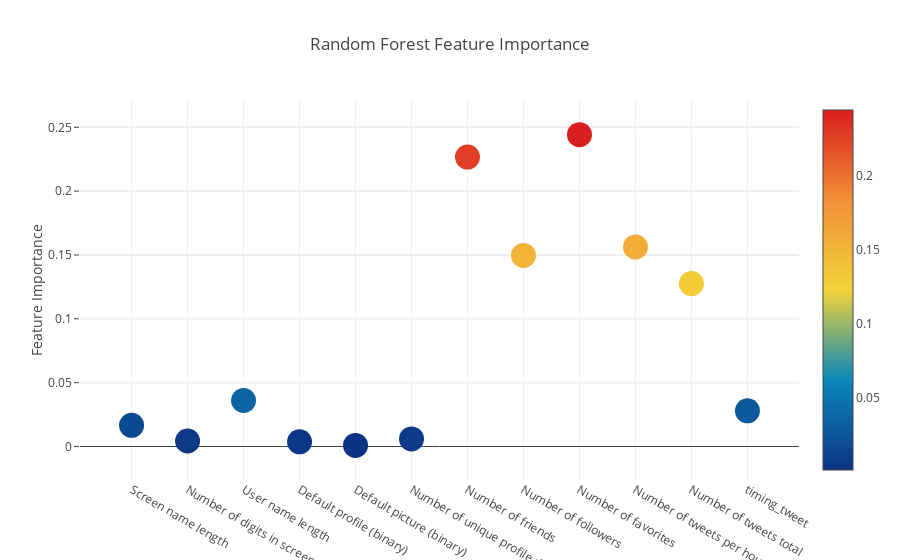
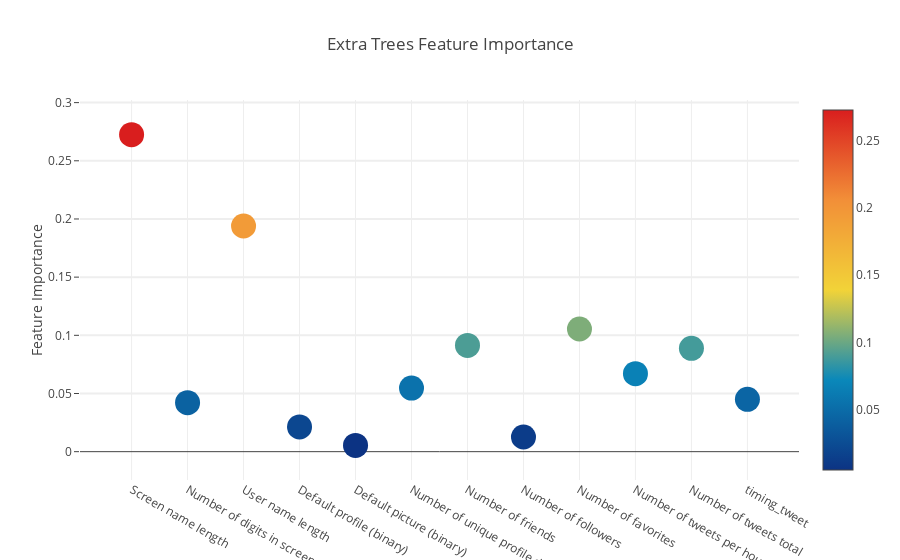
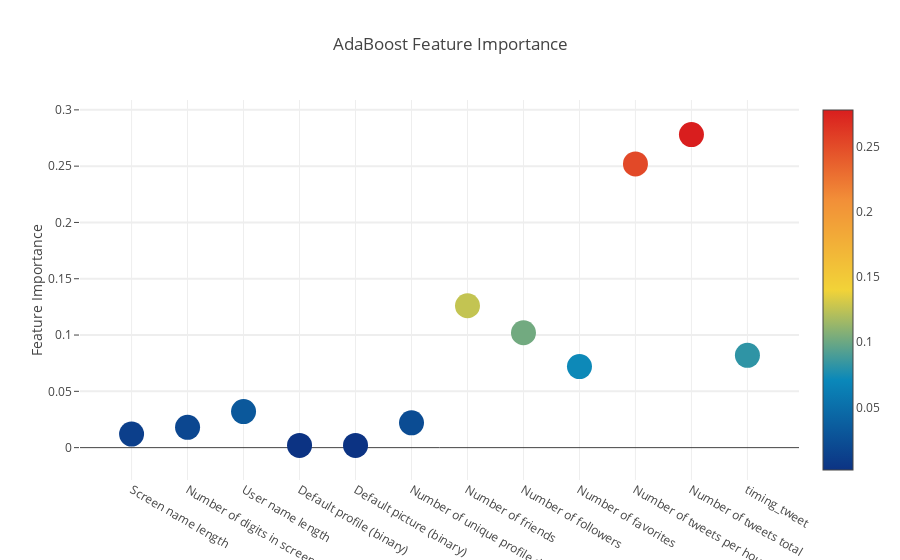
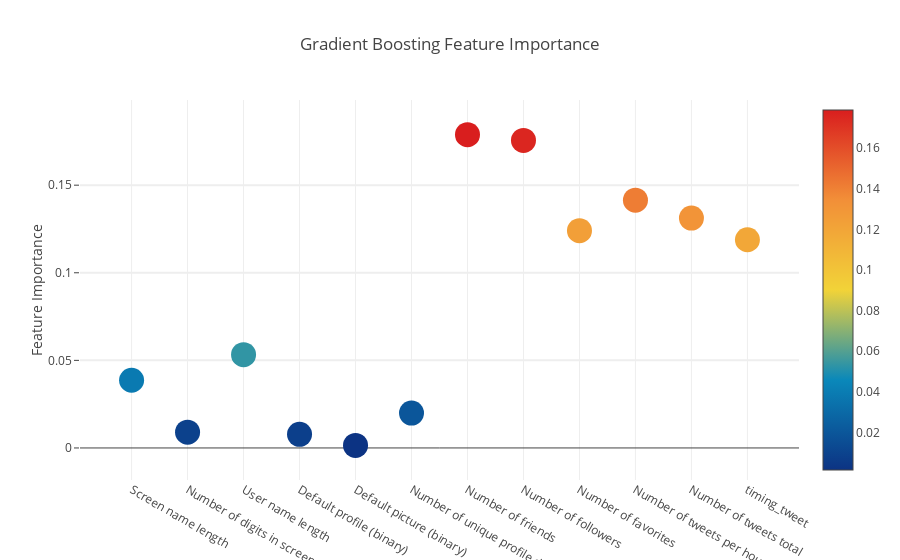

Notebook source saved alongside these figures, in order:
### Code cell
# Scatter plot 
trace = go.Scatter(
    y = feature_dataframe['Random Forest feature importances'].values,
    x = feature_dataframe['features'].values,
    mode='markers',
    marker=dict(
        sizemode = 'diameter',
        sizeref = 1,
        size = 25,
#       size= feature_dataframe['AdaBoost feature importances'].values,
        #color = np.random.randn(500), #set color equal to a variable
        color = feature_dataframe['Random Forest feature importances'].values,
        colorscale='Portland',
        showscale=True
    ),
    text = feature_dataframe['features'].values
)
data = [trace]


layout= go.Layout(
    autosize= True,
    title= 'Random Forest Feature Importance',
    hovermode= 'closest',
#     xaxis= dict(
#         title= 'Pop',
#         ticklen= 5,
#         zeroline= False,
#         gridwidth= 2,
#     ),
    yaxis=dict(
        title= 'Feature Importance',
        ticklen= 5,
        gridwidth= 2
    ),
    showlegend= False
)
fig = go.Figure(data=data, layout=layout)
py.iplot(fig,filename='scatter2010')

# Scatter plot 
trace = go.Scatter(
    y = feature_dataframe['Extra Trees  feature importances'].values,
    x = feature_dataframe['features'].values,
    mode='markers',
    marker=dict(
        sizemode = 'diameter',
        sizeref = 1,
        size = 25,
#       size= feature_dataframe['AdaBoost feature importances'].values,
        #color = np.random.randn(500), #set color equal to a variable
        color = feature_dataframe['Extra Trees  feature importances'].values,
        colorscale='Portland',
        showscale=True
    ),
    text = feature_dataframe['features'].values
)
data = [trace]

layout= go.Layout(
    autosize= True,
    title= 'Extra Trees Feature Importance',
    hovermode= 'closest',
#     xaxis= dict(
#         title= 'Pop',
#         ticklen= 5,
#         zeroline= False,
#         gridwidth= 2,
#     ),
    yaxis=dict(
        title= 'Feature Importance',
        ticklen= 5,
        gridwidth= 2
    ),
    showlegend= False
)
fig = go.Figure(data=data, layout=layout)
py.iplot(fig,filename='scatter2010')

# Scatter plot 
trace = go.Scatter(
    y = feature_dataframe['AdaBoost feature importances'].values,
    x = feature_dataframe['features'].values,
    mode='markers',
    marker=dict(
        sizemode = 'diameter',
        sizeref = 1,
        size = 25,
#       size= feature_dataframe['AdaBoost feature importances'].values,
        #color = np.random.randn(500), #set color equal to a variable
        color = feature_dataframe['AdaBoost feature importances'].values,
        colorscale='Portland',
        showscale=True
    ),
    text = feature_dataframe['features'].values
)
data = [trace]

layout= go.Layout(
    autosize= True,
    title= 'AdaBoost Feature Importance',
    hovermode= 'closest',
#     xaxis= dict(
#         title= 'Pop',
#         ticklen= 5,
#         zeroline= False,
#         gridwidth= 2,
#     ),
    yaxis=dict(
        title= 'Feature Importance',
        ticklen= 5,
        gridwidth= 2
    ),
    showlegend= False
)
fig = go.Figure(data=data, layout=layout)
py.iplot(fig,filename='scatter2010')

# Scatter plot 
trace = go.Scatter(
    y = feature_dataframe['Gradient Boost feature importances'].values,
    x = feature_dataframe['features'].values,
    mode='markers',
    marker=dict(
        sizemode = 'diameter',
        sizeref = 1,
        size = 25,
#       size= feature_dataframe['AdaBoost feature importances'].values,
        #color = np.random.randn(500), #set color equal to a variable
        color = feature_dataframe['Gradient Boost feature importances'].values,
        colorscale='Portland',
        showscale=True
    ),
    text = feature_dataframe['features'].values
)
data = [trace]

layout= go.Layout(
    autosize= True,
    title= 'Gradient Boosting Feature Importance',
    hovermode= 'closest',
#     xaxis= dict(
#         title= 'Pop',
#         ticklen= 5,
#         zeroline= False,
#         gridwidth= 2,
#     ),
    yaxis=dict(
        title= 'Feature Importance',
        ticklen= 5,
        gridwidth= 2
    ),
    showlegend= False
)
fig = go.Figure(data=data, layout=layout)
py.iplot(fig,filename='scatter2010')

### Figure 1 — Plotly figure (JSON) as saved in the notebook; plotly's stock layout.template omitted (floating-point values rounded to 4 significant figures)
{"data": [{"marker": {"color": [0.01657, 0.004344, 0.03601, 0.00367, 0.00089, 0.005974, 0.2267, 0.1497, 0.2443, 0.1563, 0.1276, 0.02795], "colorscale": "Portland", "showscale": true, "size": 25, "sizemode": "diameter", "sizeref": 1}, "mode": "markers", "text": ["Screen name length", "Number of digits in screen name", "User name length", "Default profile (binary)", "Default picture (binary)", "Number of unique profile descriptions", "Number of friends", "Number of followers", "Number of favorites", "Number of tweets per hour", "Number of tweets total", "timing_tweet"], "type": "scatter", "uid": "8e258d6a-5ae6-441a-aa8b-1c94f4bf50d5", "x": ["Screen name length", "Number of digits in screen name", "User name length", "Default profile (binary)", "Default picture (binary)", "Number of unique profile descriptions", "Number of friends", "Number of followers", "Number of favorites", "Number of tweets per hour", "Number of tweets total", "timing_tweet"], "y": [0.01657, 0.004344, 0.03601, 0.00367, 0.00089, 0.005974, 0.2267, 0.1497, 0.2443, 0.1563, 0.1276, 0.02795]}], "layout": {"autosize": true, "hovermode": "closest", "showlegend": false, "title": "Random Forest Feature Importance", "yaxis": {"gridwidth": 2, "ticklen": 5, "title": "Feature Importance"}}}

### Figure 2 — Plotly figure (JSON) as saved in the notebook; plotly's stock layout.template omitted (floating-point values rounded to 4 significant figures)
{"data": [{"marker": {"color": [0.2725, 0.0421, 0.1939, 0.02126, 0.005412, 0.05464, 0.0913, 0.01259, 0.1054, 0.06703, 0.08882, 0.04498], "colorscale": "Portland", "showscale": true, "size": 25, "sizemode": "diameter", "sizeref": 1}, "mode": "markers", "text": ["Screen name length", "Number of digits in screen name", "User name length", "Default profile (binary)", "Default picture (binary)", "Number of unique profile descriptions", "Number of friends", "Number of followers", "Number of favorites", "Number of tweets per hour", "Number of tweets total", "timing_tweet"], "type": "scatter", "uid": "446efad8-ed60-4f06-9f87-811130a7d290", "x": ["Screen name length", "Number of digits in screen name", "User name length", "Default profile (binary)", "Default picture (binary)", "Number of unique profile descriptions", "Number of friends", "Number of followers", "Number of favorites", "Number of tweets per hour", "Number of tweets total", "timing_tweet"], "y": [0.2725, 0.0421, 0.1939, 0.02126, 0.005412, 0.05464, 0.0913, 0.01259, 0.1054, 0.06703, 0.08882, 0.04498]}], "layout": {"autosize": true, "hovermode": "closest", "showlegend": false, "title": "Extra Trees Feature Importance", "yaxis": {"gridwidth": 2, "ticklen": 5, "title": "Feature Importance"}}}

### Figure 3 — Plotly figure (JSON) as saved in the notebook; plotly's stock layout.template omitted (floating-point values rounded to 4 significant figures)
{"data": [{"marker": {"color": [0.012, 0.018, 0.032, 0.002, 0.002, 0.022, 0.126, 0.102, 0.072, 0.252, 0.278, 0.082], "colorscale": "Portland", "showscale": true, "size": 25, "sizemode": "diameter", "sizeref": 1}, "mode": "markers", "text": ["Screen name length", "Number of digits in screen name", "User name length", "Default profile (binary)", "Default picture (binary)", "Number of unique profile descriptions", "Number of friends", "Number of followers", "Number of favorites", "Number of tweets per hour", "Number of tweets total", "timing_tweet"], "type": "scatter", "uid": "2184ef19-0fa6-4664-ad61-3bd079afed2f", "x": ["Screen name length", "Number of digits in screen name", "User name length", "Default profile (binary)", "Default picture (binary)", "Number of unique profile descriptions", "Number of friends", "Number of followers", "Number of favorites", "Number of tweets per hour", "Number of tweets total", "timing_tweet"], "y": [0.012, 0.018, 0.032, 0.002, 0.002, 0.022, 0.126, 0.102, 0.072, 0.252, 0.278, 0.082]}], "layout": {"autosize": true, "hovermode": "closest", "showlegend": false, "title": "AdaBoost Feature Importance", "yaxis": {"gridwidth": 2, "ticklen": 5, "title": "Feature Importance"}}}

### Figure 4 — Plotly figure (JSON) as saved in the notebook; plotly's stock layout.template omitted (floating-point values rounded to 4 significant figures)
{"data": [{"marker": {"color": [0.03865, 0.00899, 0.05324, 0.007791, 0.001475, 0.01991, 0.1789, 0.1755, 0.124, 0.1414, 0.1312, 0.1188], "colorscale": "Portland", "showscale": true, "size": 25, "sizemode": "diameter", "sizeref": 1}, "mode": "markers", "text": ["Screen name length", "Number of digits in screen name", "User name length", "Default profile (binary)", "Default picture (binary)", "Number of unique profile descriptions", "Number of friends", "Number of followers", "Number of favorites", "Number of tweets per hour", "Number of tweets total", "timing_tweet"], "type": "scatter", "uid": "54da815c-2e8a-4ac6-9b69-eca11c4fce38", "x": ["Screen name length", "Number of digits in screen name", "User name length", "Default profile (binary)", "Default picture (binary)", "Number of unique profile descriptions", "Number of friends", "Number of followers", "Number of favorites", "Number of tweets per hour", "Number of tweets total", "timing_tweet"], "y": [0.03865, 0.00899, 0.05324, 0.007791, 0.001475, 0.01991, 0.1789, 0.1755, 0.124, 0.1414, 0.1312, 0.1188]}], "layout": {"autosize": true, "hovermode": "closest", "showlegend": false, "title": "Gradient Boosting Feature Importance", "yaxis": {"gridwidth": 2, "ticklen": 5, "title": "Feature Importance"}}}
